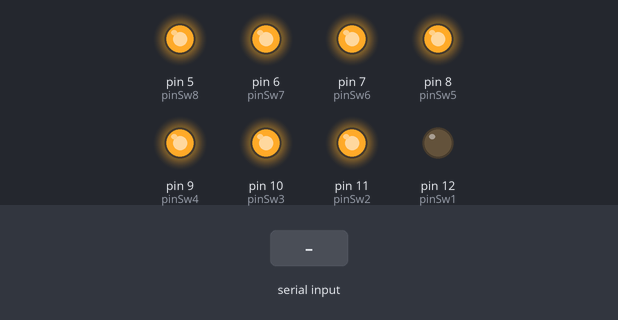
Recording of a sketch running on a simulated Arduino Uno, built with avr-gcc and run on an emulated ATmega328P. On the bench: output pins drawn as LEDs (lit = HIGH). The inputs (shaded band) are chosen by the test bench.

Above: at 1.2 s.
1.3 s: "2" received over Serial
At 1.7 s:
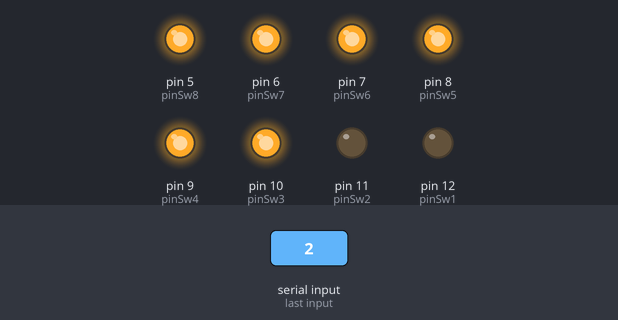
2.8 s: byte 97 ('a') received over Serial
At 4.0 s:
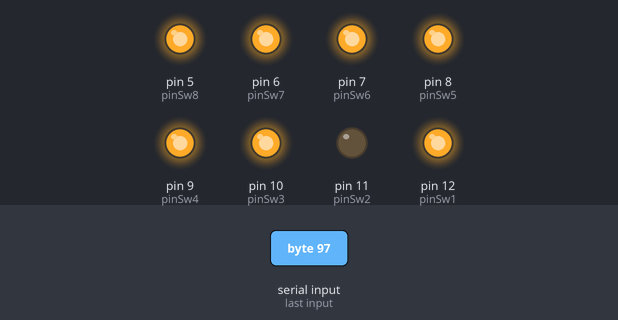
4.3 s: byte 98 ('b') received over Serial
At 5.1 s:
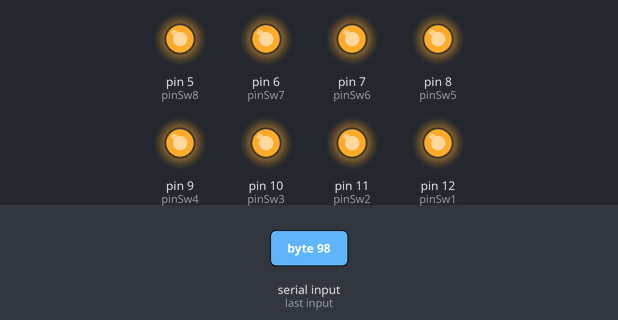
5.8 s: byte 51 ('3') received over Serial
At 6.3 s:
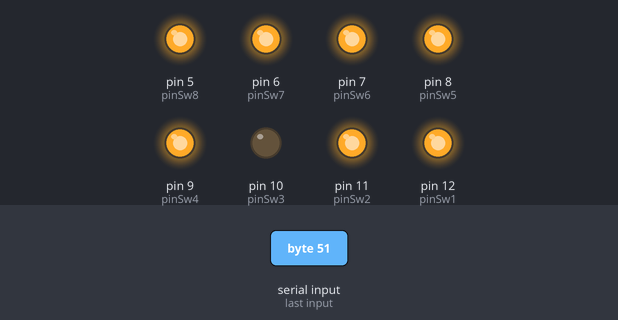
7.3 s: byte 52 ('4') received over Serial
At 8.5 s:
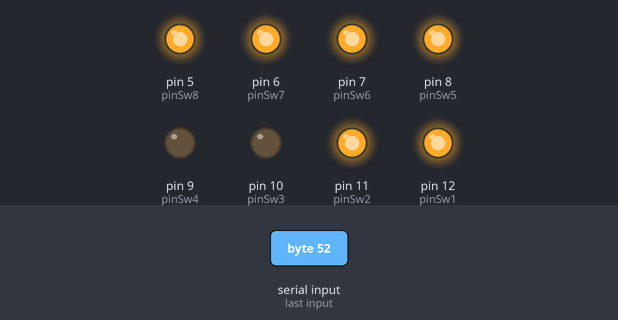
8.8 s: byte 99 ('c') received over Serial
At 9.8 s:
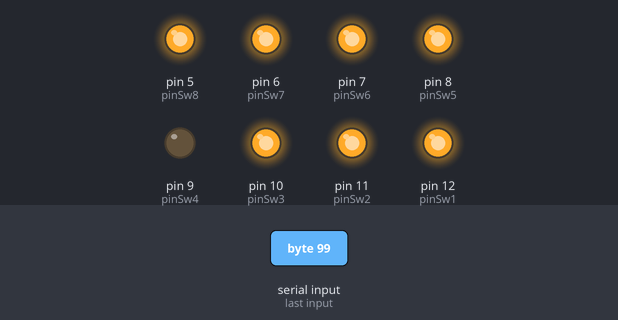
Timing chart, 0 to 11.3 s (numbered marks = the images above; inputs shaded):
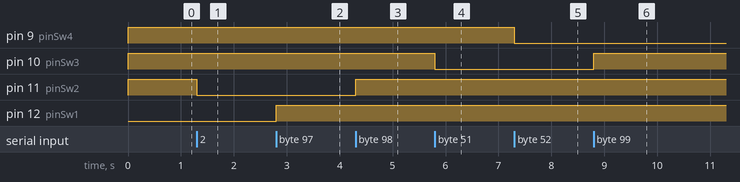

Measured:
- after the input at 1.3 s, pin 11 (pinSw2): HIGH → LOW at once
- after the input at 2.8 s, pin 12 (pinSw1): LOW → HIGH at once
- after the input at 4.3 s, pin 11 (pinSw2): LOW → HIGH at once
- after the input at 5.8 s, pin 10 (pinSw3): HIGH → LOW at once
- after the input at 7.3 s, pin 9 (pinSw4): HIGH → LOW at once
- after the input at 8.8 s, pin 10 (pinSw3): LOW → HIGH at once

The sketch:

NanoSwitch.ino
```cpp
int pinSw1 = 12;
int pinSw2 = 11;
int pinSw3 = 10;
int pinSw4 = 9;
int pinSw5 = 8;
int pinSw6 = 7;
int pinSw7 = 6;
int pinSw8 = 5;

void setup()
{
 Serial.begin(9600);

  pinMode(pinSw1, OUTPUT);
  pinMode(pinSw2, OUTPUT);
  pinMode(pinSw3, OUTPUT);
  pinMode(pinSw4, OUTPUT);
  pinMode(pinSw5, OUTPUT);
  pinMode(pinSw6, OUTPUT);
  pinMode(pinSw7, OUTPUT);
  pinMode(pinSw8, OUTPUT);

  digitalWrite(pinSw1, LOW);
  digitalWrite(pinSw2, HIGH);
  digitalWrite(pinSw3, HIGH);
  digitalWrite(pinSw4, HIGH);
  digitalWrite(pinSw5, HIGH);
  digitalWrite(pinSw6, HIGH);
  digitalWrite(pinSw7, HIGH);
  digitalWrite(pinSw8, HIGH);
}


void loop()
{
  char msg = Serial.read();

                  if('1' == msg){
                    digitalWrite(pinSw1, LOW);
                    } else if('a' == msg){
                      digitalWrite(pinSw1,HIGH);
                      }
              if('2' == msg){
                    digitalWrite(pinSw2, LOW);
                    } else if('b' == msg){
                      digitalWrite(pinSw2,HIGH);
                      }
                 if('3' == msg){
                    digitalWrite(pinSw3, LOW);
                    } else if('c' == msg){
                      digitalWrite(pinSw3,HIGH);
                      }
                 if('4' == msg){
                    digitalWrite(pinSw4, LOW);
                    } else if('d' == msg){
                      digitalWrite(pinSw4,HIGH);
                      }
                 if('5' == msg){
                    digitalWrite(pinSw5, LOW);
                    } else if('e' == msg){
                      digitalWrite(pinSw5,HIGH);
                      }
                 if('6' == msg){
                    digitalWrite(pinSw6, LOW);
                    } else if('f' == msg){
                      digitalWrite(pinSw6,HIGH);
                      }
                 if('7' == msg){
                    digitalWrite(pinSw7, LOW);
                    } else if('g' == msg){
                      digitalWrite(pinSw7,HIGH);
                      }
                 if('8' == msg){
                    digitalWrite(pinSw8, LOW);
                    } else if('h' == msg){
                      digitalWrite(pinSw8,HIGH);
                      }
}
```
